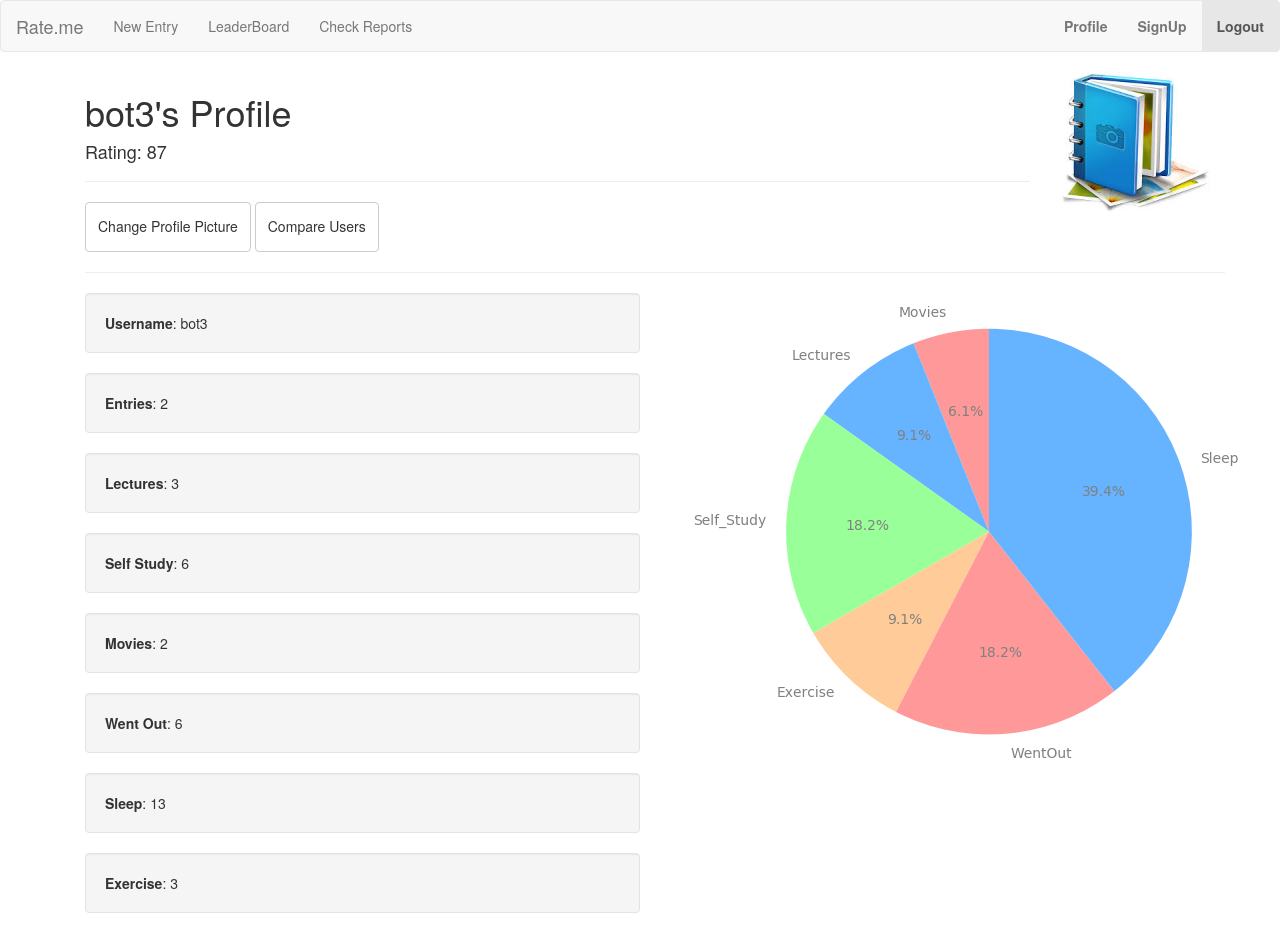
Screenshot of /users/profile/bot3/ with the database file from the repository.
### uusers/models.py (models this page shows)
class UserDetail(models.Model):
	username = models.CharField(max_length=50,primary_key=True)
	time_stamp = models.DateTimeField(auto_now=True)
	totMovie  = models.IntegerField(default=0)
	totStudy = models.IntegerField(default=0)
	totLectures = models.IntegerField(default=0)
	totExercise = models.IntegerField(default=0)
	totWent = models.IntegerField(default=0)
	totSleep = models.IntegerField(default=0)
	logs = models.IntegerField(default=0)
	pie = models.FileField(null=True)
	score = models.IntegerField(default=0)
	rating = models.IntegerField(default=0)
	dp = models.FileField(upload_to='.',default='default.jpeg')

### uusers/views.py (the view)
# urls.py: path('profile/<user>/',views.profile,name='profile'),
def profile(request,user):
	try:
		user_base = UserDetail.objects.get(username=user)
	except UserDetail.DoesNotExist:
		return HttpResponse("User Does Not Exist")
	return render(request,'profile.html',{'data':user_base})

### templates/profile.html (shortened to what this page needs)
{% extends 'base.html' %}
{% block content %}
{% load bootstrap3 %}
<div class="container">
<div class="row">
	<div class="col-md-10">
		<h1>{{data.username}}'s Profile</h1>
		<h4>Rating: {{data.rating}}</h4>
		<hr>
		<a href="{% url 'updatepic' %}">
		<button class="btn btn-default">
			<h5>Change Profile Picture</h5>
		</button>
		</a>
		<a href="{% url 'compareform' %}">
		<button class="btn btn-default">
			<h5>Compare Users</h5>
		</button>
		</a>
	</div>
	<div class="col-md-2">
		<img class='round' src="{{data.dp.url}}" width="150px" height="150px">
	</div>
</div>
<hr>
<div class="row">
	<div class='col-md-6'>
	<div class="well">
		<strong>Username</strong>: {{data.username}}
	</div>
	<div class="well">
		 <strong>Entries</strong>: {{data.logs}}
	</div>
	<div class="well">
		 <strong>Lectures</strong>: {{data.totLectures}}
	</div>
	<div class="well">
		 <strong>Self Study</strong>: {{data.totStudy}}
	</div>
	<div class="well">
		 <strong>Movies</strong>: {{data.totMovie}}
	</div>
	<div class="well">
		 <strong>Went Out</strong>: {{data.totWent}}
	</div>
	<div class="well">
		 <strong>Sleep</strong>: {{data.totSleep}}
	</div>
	<div class="well">
		 <strong>Exercise</strong>: {{data.totExercise}}
	</div>
	</div>
	<div class='col-md-6'>
		<img src="{{data.pie.url}}">
	</div>
</div>
</div>
</div>
{% endblock content %}

### rows the page displays
UserDetail: username "bot3", rating "87", dp (placeholder picture), logs "2", totLectures "3", totStudy "6", totMovie "2", totWent "6", totSleep "13", totExercise "3", pie (picture)
